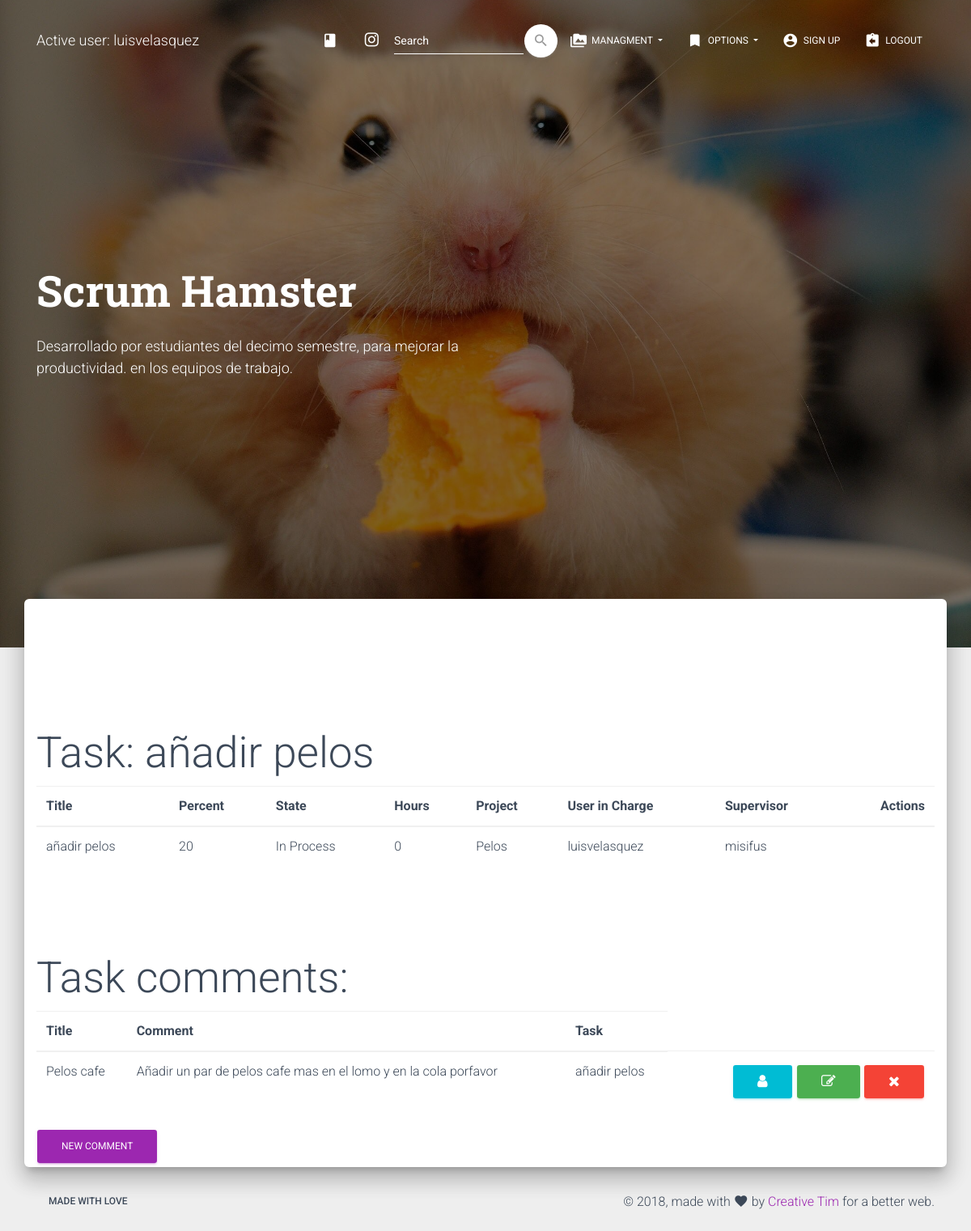
The app's page /task_comments/1/ (signed in) with its own data.
### modules/models.py (models this page shows, shortened)
class task(models.Model):
    title = models.CharField(max_length = 50)
    percent = models.PositiveSmallIntegerField()
    state_choices = (
		('Not Started', 'Not Started'),
		('In Process', 'In Process'),
		('Finished', 'Finished'),
		)
    state = models.CharField(
		max_length = 12,
		choices = state_choices,
		default = 'Not Started',
		)
    hours = models.PositiveSmallIntegerField()
    project_id = models.ForeignKey(project, on_delete = models.CASCADE)
    user_in_charge = models.ForeignKey(User, on_delete = models.CASCADE, related_name = 'in_charge')
    user_supervisor = models.ForeignKey(User, on_delete = models.CASCADE, related_name = 'supervisor')
    def __str__(self):
        return '%s' % (self.title)

class project(models.Model):
    name = models.CharField(max_length = 75)
    percent = models.PositiveSmallIntegerField()
    created_at = models.DateField(auto_now_add = True)
    file = models.URLField(blank = True)
    client_id = models.ForeignKey(client, on_delete = models.CASCADE)
    def __str__(self):
        return '%s' % (self.name)

class comment(models.Model):
    title = models.CharField(max_length = 50)
    comment = models.TextField()
    task_id = models.ForeignKey(task, on_delete = models.CASCADE)

### modules/views.py (the view)
# urls.py: path('task_comments/<int:id>/', task_comments, name = 'task_comments'),
@login_required
def task_comments(request, id):
    data_ = task.objects.get(id = id)
    data = comment.objects.filter(task_id = id)
    return render(request, 'task/task_comments.html', {'data_': data_,'data': data})

### modules/templates/task/task_comments.html
{% extends 'base.html' %}
{% block content %}
<h1>Task: {{ data_.title }}</h1>
<table class="table">
<thead>
        <tr>
            <th>Title</th>
            <th>Percent</th>
            <th>State</th>
            <th>Hours</th>
            <th>Project</th>
            <th>User in Charge</th>
            <th>Supervisor</th>
            <th class="text-right">Actions</th>
        </tr>
    </thead>
<tbody>
	<tr>
		<td>{{ data_.title }}</td>
		<td>{{ data_.percent }}</td>
		<td>{{ data_.state }}</td>
		<td>{{ data_.hours }}</td>
		<td>{{ data_.project_id }}</td>
		<td>{{ data_.user_in_charge }}</td>
		<td>{{ data_.user_supervisor }}</td>
</tr>
</tbody>
</table>
<br>
<br>
<br>
<h1>Task comments: </h1>
<table class="table">
<thead>
        <tr>
            <th>Title</th>
            <th>Comment</th>
            <th>Task</th>
{% for i in data %}
	<tr>
		<td>{{ i.title }}</td>
		<td>{{ i.comment }}</td>
		<td>{{ i.task_id }}</td>
		<td>
			<td class="td-actions text-right">
                <a href="{% url 'view_comment' i.id %}" rel="tooltip" title="View Comment" class="btn btn-info btn-simple btn-xs">
                    <i class="fa fa-user"></i>
                </a>
                <a href="{% url 'update_comment' i.id %}" rel="tooltip" title="Edit Comment" class="btn btn-success btn-simple btn-xs">
                    <i class="fa fa-edit"></i>
                </a>
                <a href="{% url 'delete_comment' i.id %}" rel="tooltip" title="Remove Comment" class="btn btn-danger btn-simple btn-xs">
                    <i class="fa fa-times"></i>
                </a>
            </td>
{% endfor %}
</table>
<a href="{% url 'create_comment' %}" class="btn btn-primary btn-raised " >New comment</a>
{% endblock %}

### modules/templates/base.html (shortened to what this page needs)
<!DOCTYPE html>
<html lang="en">
{% load static %}
<head>
  <link rel="stylesheet" href="https://maxcdn.bootstrapcdn.com/font-awesome/latest/css/font-awesome.min.css">
  <link href="{% static 'css/material-kit.css' %}" rel="stylesheet" />
  <link href="{% static 'demo/demo.css' %}" rel="stylesheet" />
</head>
<body class="landing-page sidebar-collapse">
  <nav class="navbar navbar-transparent navbar-color-on-scroll fixed-top navbar-expand-lg" color-on-scroll="100" id="sectionsNav">
    <div class="container">
      <div class="navbar-translate">
        {% if user.is_active %}
        <a class="navbar-brand" href="{% url 'index' %}">
          Active user: {{ user.username }} </a>
          {% endif %}
      </div>
      <div class="collapse navbar-collapse">
        <ul class="navbar-nav ml-auto">
          <li class="nav-item">
            <a class="nav-link" rel="tooltip" title="" data-placement="bottom" href="https://www.instagram.com/luis17velasquez/?hl=en" target="_blank" data-original-title="opent the CRM">
              <i class="material-icons">class</i>
            </a>
          </li>
          <li class="nav-item">
            <a class="nav-link" rel="tooltip" title="" data-placement="bottom" href="https://www.instagram.com/luis17velasquez/?hl=en" target="_blank" data-original-title="Follow us on Instagram">
              <i class="fa fa-instagram"></i>
            </a>
          </li>
          <li>
          <form class="form-inline ml-auto" method="POST" action ="{% url 'buscar_cliente' %}">{% csrf_token %}
              <div class="form-group has-white">
                <input type="text" class="form-control" placeholder="Search" name="buscalo">
              </div>
              <button type="submit" class="btn btn-white btn-just-icon btn-round">
                  <i class="material-icons">search</i>
              </button>
          </form>
          </li>
          {% if user.is_active %}
          <li class="dropdown nav-item">
            <a href="#" class="dropdown-toggle nav-link" data-toggle="dropdown">
              <i class="material-icons">perm_media</i> Managment
            </a>
          </li>
          <li class="dropdown nav-item">
            <a href="#" class="dropdown-toggle nav-link" data-toggle="dropdown">
              <i class="material-icons">bookmark</i> Options
            </a>
          </li>
          {% endif %}
           {% if user.is_active %}
           <li class="nav-item">
            <a class="nav-link" href="{% url 'signup' %}" onclick="scrollToDownload()">
              <i class="material-icons">account_circle</i> Sign up
            </a>
          </li>
          <li class="nav-item">
            <a class="nav-link" href="{% url 'logout' %}" onclick="scrollToDownload()">
              <i class="material-icons">assignment_return</i> Logout
            </a>
          </li>
          {% endif %}
        </ul>
      </div>
    </div>
  </nav>
  <div class="page-header header-filter" data-parallax="true" style="background-image: url('{% static 'img/profile_city.jpg' %}')">
    <div class="container">
      <div class="row">
        <div class="col-md-6">
          <h1 class="title">Scrum Hamster</h1>
          <h4>Desarrollado por estudiantes del decimo semestre, para mejorar la productividad. en los equipos de trabajo.</h4>
          <br>
        </div>
      </div>
    </div>
  </div>
  <div class="main main-raised">
    <div class="container">
      <div class="section text-center">
      </div>
      {% block content %}
      {% endblock %}
    </div>
  </div>
  <footer class="footer footer-default">
    <div class="container">
      <nav class="float-left">
        <ul>
          <li>
            <a href="#">
              made with love
            </a>
          </li>
        </ul>
      </nav>
      <div class="copyright float-right">
        &copy;
        , made with <i class="material-icons">favorite</i> by
        <a href="https://www.creative-tim.com" target="_blank">Creative Tim</a> for a better web.
      </div>
    </div>
  </footer>
</body>
</html>

### modules/static/demo/demo.css (style rules this page uses)
.title { margin-top: 30px; min-height: 32px; }

### records on screen
task: title "añadir pelos", percent "20", state "In Process", hours "0", project_id "Pelos", user_in_charge "luisvelasquez", user_supervisor "misifus"
comment: title "Pelos cafe", comment "Añadir un par de pelos cafe mas en el lomo y en la cola porfavor", task_id "añadir pelos"

### other values on screen
{{ user.username }} "luisvelasquez"
